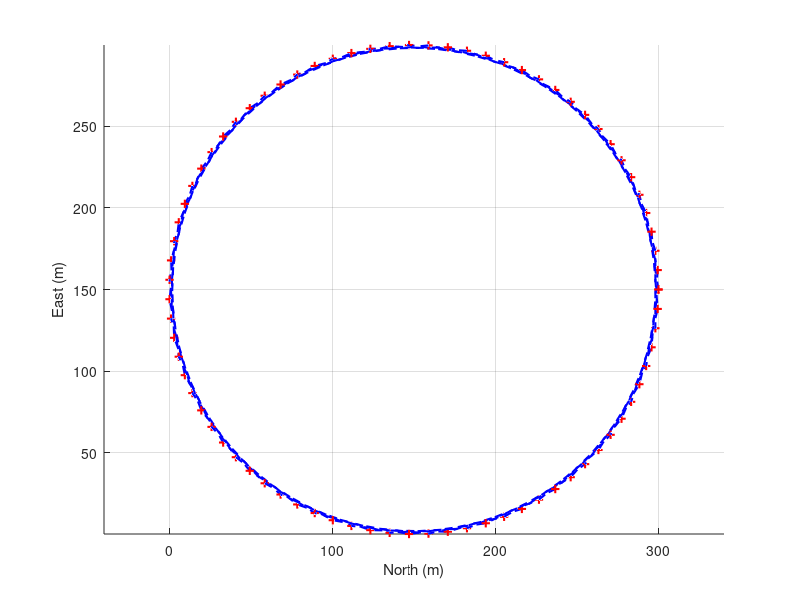

This chart was generated by the following MATLAB code:
% 绘制三维螺旋线
% 可通过修改参数调整螺旋线的形状、大小和方向

clear; clc; close all;
%% 螺旋线参数设置
North_range = 150; North_bais = 150;
East_range = -150; East_bais = 150;
Height_range = 20; Height_bais = 10;
color = [0.8, 0.3, 0.3];
num_circles = 4;
numbers = num_circles * 20;

t = linspace(0, 2 * pi * num_circles, numbers);  % 参数范围，控制螺旋的圈数
a = North_range;                                 % 螺旋半径
b = Height_range/num_circles;                    % 螺旋高度系数（每圈上升的高度）
c = 0;                                           % 螺旋旋转偏移量

%% 计算螺旋线坐标
% 基本螺旋线方程
% x = a * cos(t + c) + North_bais;
% y = a * sin(t + c) + East_bais;
% z = b * t + Height_bais;

x = 150 * cos(-1* t) + North_bais;
y = -150 * sin(-1* t) + East_bais;
z = 6 * t + Height_bais;

%% 绘制螺旋线
figure;
hold on;
grid on;
axis equal;
plot3(x, y, z, 'b', 'LineWidth', 1.5,'LineStyle','--',...
      'Marker','+','MarkerEdgeColor','r');

% 添加标签和标题
xlabel('North (m)');
ylabel('East (m)');
zlabel('Height (m)');

%% 保存数据
path_ref = [x',y',-z'];
save('spiral.mat','path_ref');
